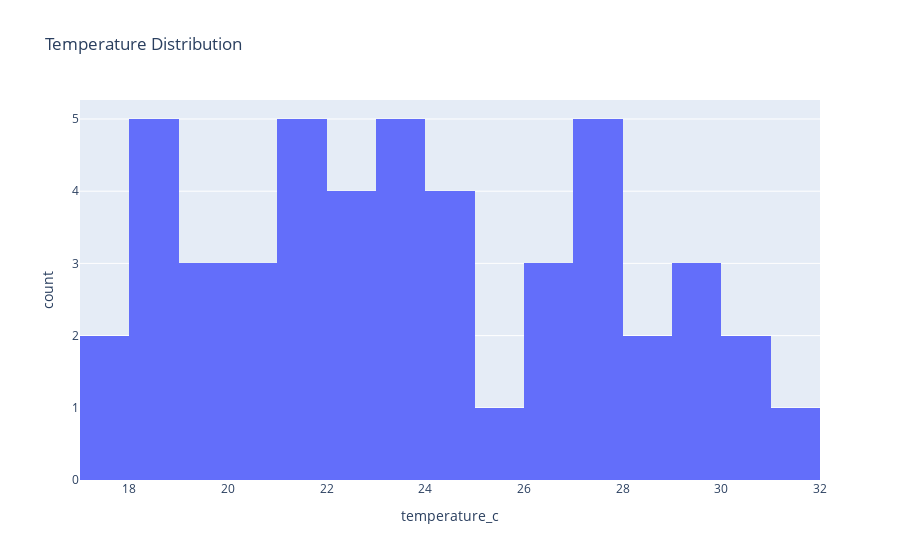

Notebook code cell kept with this figure:
### Code cell
# Visualize temperature distribution

fig = px.histogram(df, x='temperature_c', nbins=20, title='Temperature Distribution')
fig.show()

### Figure 1 — Plotly figure (JSON) as saved in the notebook; plotly's stock layout.template omitted (floating-point values rounded to 4 significant figures)
{"data": [{"alignmentgroup": "True", "bingroup": "x", "hovertemplate": "temperature_c=%{x}<br>count=%{y}<extra></extra>", "legendgroup": "", "marker": {"color": "#636efa", "pattern": {"shape": ""}}, "name": "", "nbinsx": 20, "offsetgroup": "", "orientation": "v", "showlegend": false, "type": "histogram", "x": [23.5, 27.1, 20.3, 19.7, 24.8, 22.7, 18.9, 26.5, 29.3, 21.8, 28.1, 23.2, 25.3, 27.1, 19.8, 18.2, 24.5, 22.1, 17.9, 26.8, 30.2, 21.5, 28.9, 20.3, 26.7, 19.6, 18, 24.3, 22, 17.8, 27.5, 30.9, 21.2, 29.4, 23.5, 22.4, 27.2, 20.1, 18.5, 24.8, 21.7, 18.2, 27.8, 31.3, 21.9, 29.8, 23.9, 23], "xaxis": "x", "yaxis": "y"}], "layout": {"barmode": "relative", "legend": {"tracegroupgap": 0}, "title": {"text": "Temperature Distribution"}, "xaxis": {"anchor": "y", "domain": [0, 1], "title": {"text": "temperature_c"}}, "yaxis": {"anchor": "x", "domain": [0, 1], "title": {"text": "count"}}}}
